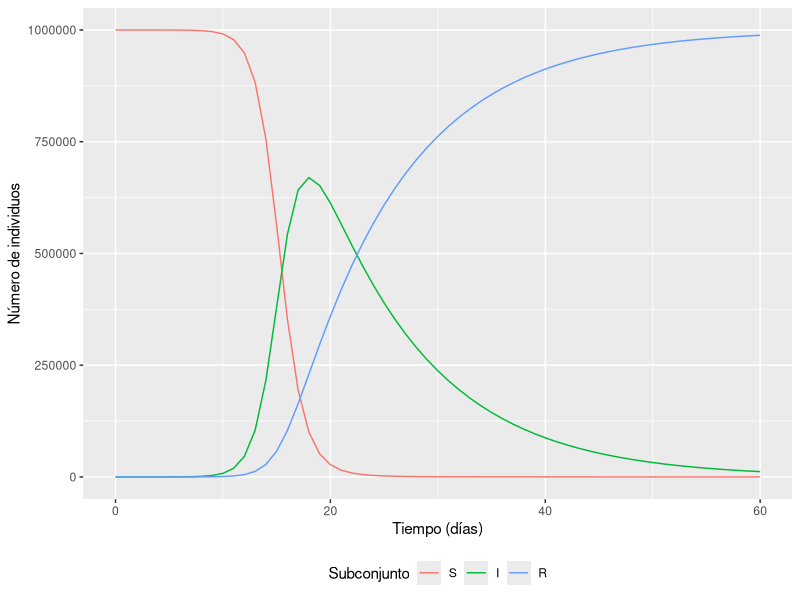
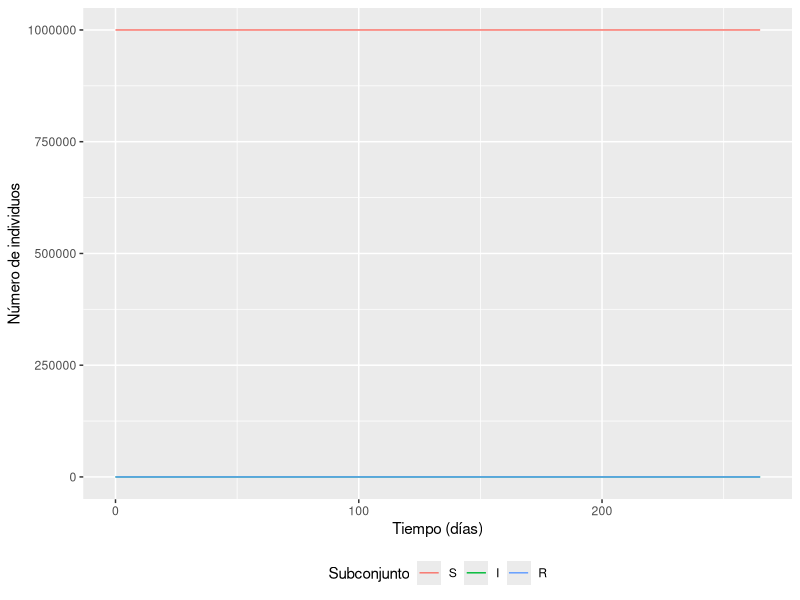
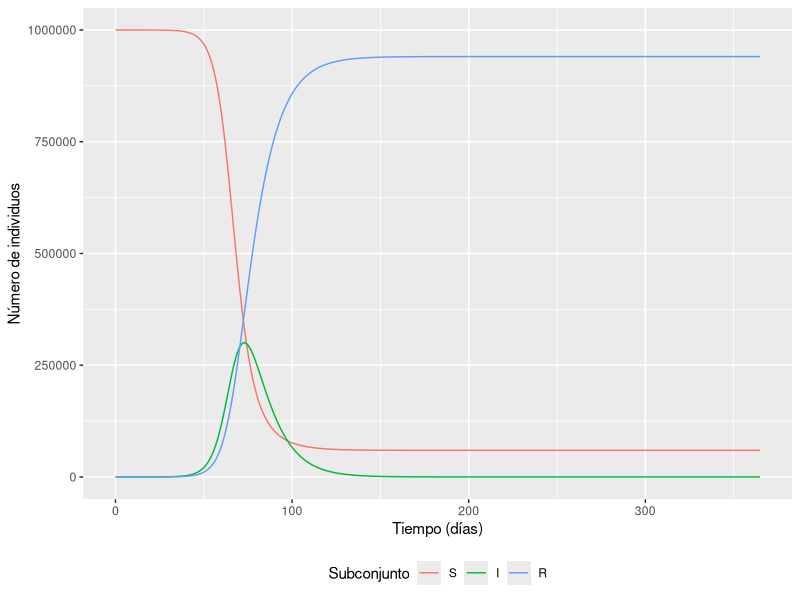
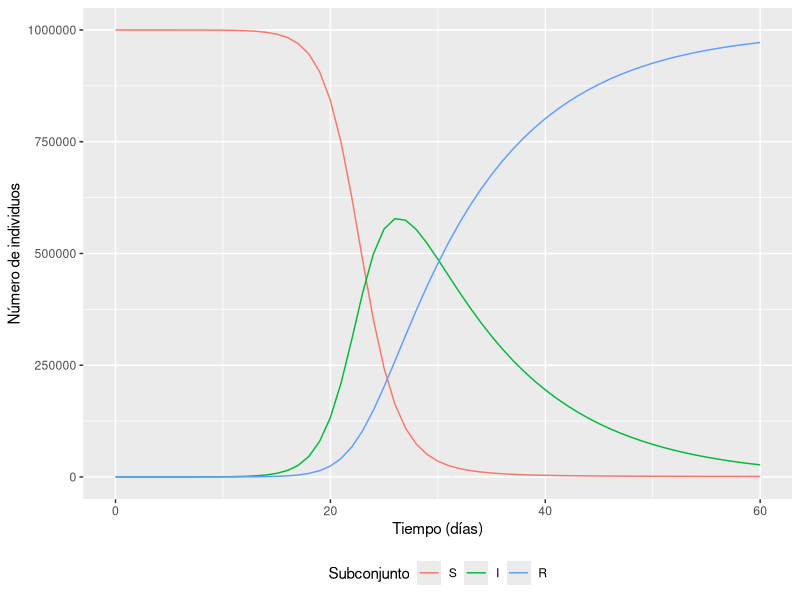
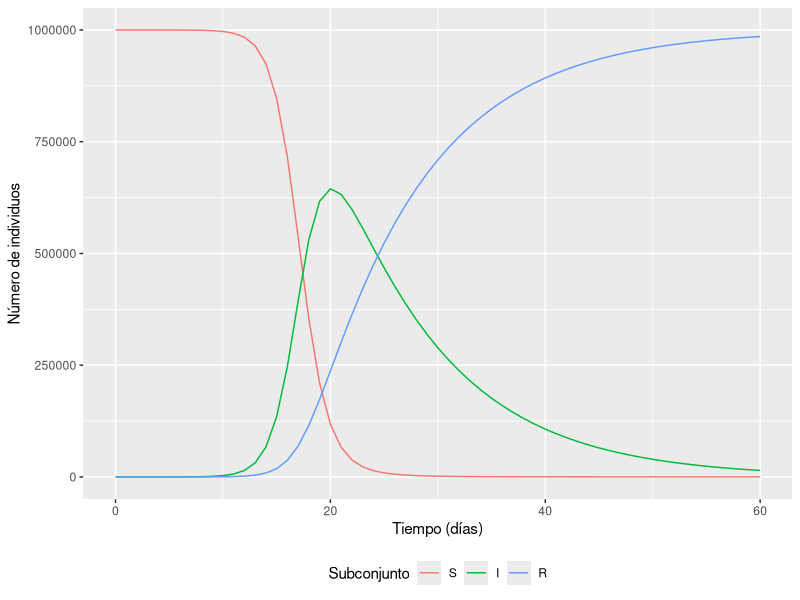
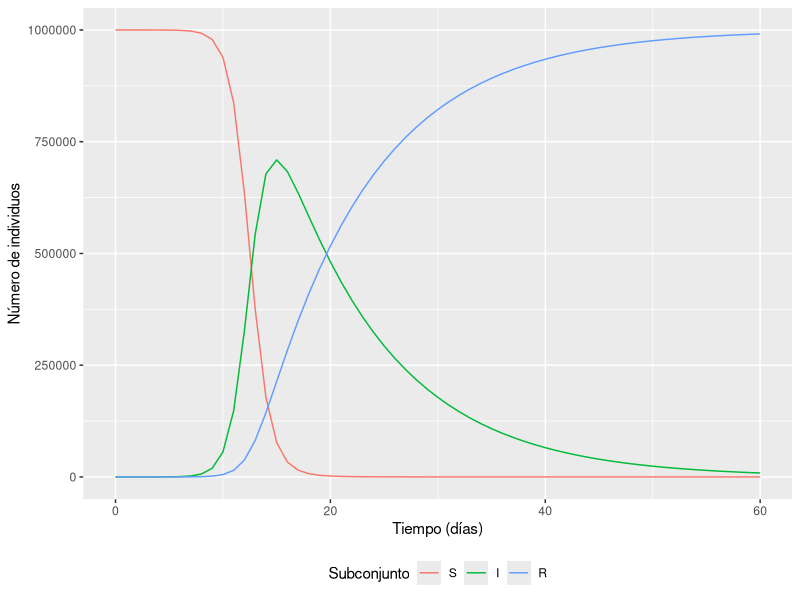
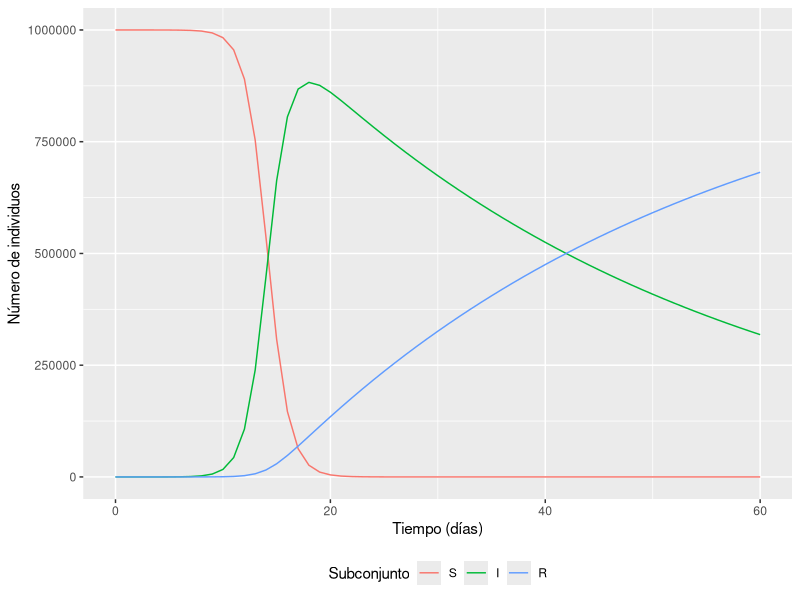
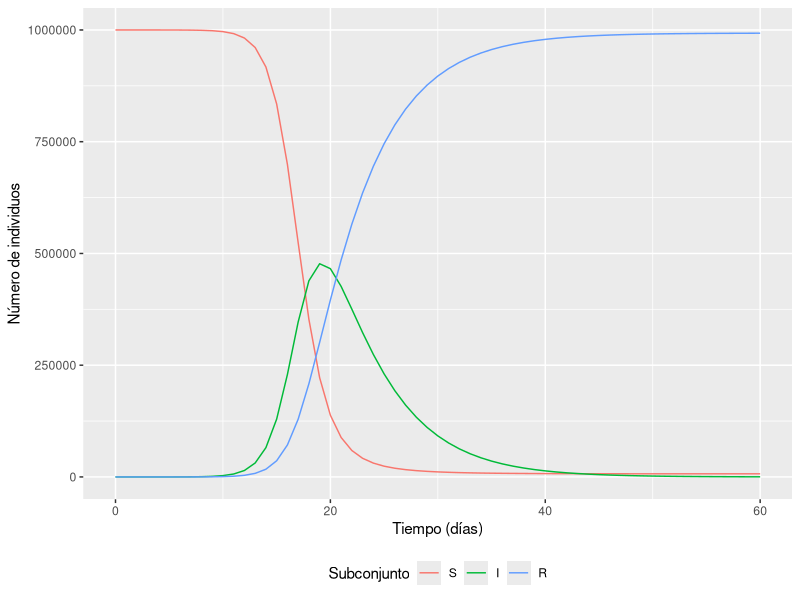

The R source for these figures, in order:
## ---- chunk 1
knitr::opts_chunk$set(echo = TRUE)
## ---- chunk 2
# PACKAGES:
library(deSolve)
library(reshape2)
library(ggplot2)


initial_state_values <- c(S = 999999,  # Número de susceptibles inicial
                                       # 
                          I = 1,       # Se inicia con una persona infectada
                          R = 0)       # 


#razones en unidades de días^-1
parameters <- c(beta = 1,      # razón de infección
                gamma = 0.1)   # razón de recuperación

#valores de tiempo para resolver la ecuación, de 0 a 60 días
times <- seq(from = 0, to = 60, by = 1)   

sir_model <- function(time, state, parameters) {  
    with(as.list(c(state, parameters)), {# R obtendrá los nombres de variables a
                                         # partir de inputs de estados y parametros
        N <- S+I+R 
        lambda <- beta * I/N
        dS <- -lambda * S               
        dI <- lambda * S - gamma * I   
        dR <- gamma * I                 
        return(list(c(dS, dI, dR))) 
    })
}

# poner la solución del sistema de ecuaciones en forma de un dataframe
output <- as.data.frame(ode(y = initial_state_values, 
                            times = times, 
                            func = sir_model,
                            parms = parameters))
## ---- chunk 3

output_long <- melt(as.data.frame(output), id = "time")                  

ggplot(data = output_long,                                              
       aes(x = time, y = value, colour = variable, group = variable)) +  
  geom_line() +                                                          
  xlab("Tiempo (días)")+                                                   
  ylab("Número de individuos") +                                             
  labs(colour = "Subconjunto") +
  theme(legend.position = "bottom")

## ---- chunk 4
output[output$I == max(output[c('I')]),]
## ---- chunk 5
sm <-output[1,2]/2
sm
for(i in 2:60){
  n <-i-1
  if(output[i,2] > sm && output[n,2]>sm)
    f<-append(output[i,1],output[n+2,1])
}
f
## ---- chunk 6
#Creamos una función para facilitar la graficación
grafica<-function(b,g,t){
initial_state_values <- c(S = 999999,  # Número de susceptibles inicial
                                       # 
                          I = 1,       # Se inicia con una persona infectada
                          R = 0)       # 


#razones en unidades de días^-1
parameters <- c(beta = b,      # razón de infección
                gamma = g)   # razón de recuperación

#valores de tiempo para resolver la ecuación, de 0 a 60 días
times <- seq(from = 0, to = t, by = 1)   

sir_model <- function(time, state, parameters) {  
    with(as.list(c(state, parameters)), {# R obtendrá los nombres de variables a
                                         # partir de inputs de estados y parametros
        N <- S+I+R 
        lambda <- beta * I/N
        dS <- -lambda * S               
        dI <- lambda * S - gamma * I   
        dR <- gamma * I                 
        return(list(c(dS, dI, dR))) 
    })
}

# poner la solución del sistema de ecuaciones en forma de un dataframe
output <- as.data.frame(ode(y = initial_state_values, 
                            times = times, 
                            func = sir_model,
                            parms = parameters))

output_long <- melt(as.data.frame(output), id = "time")    

#Imprimir datos del día con mayor número de infectados
print(output[output$I == max(output[c('I')]),])

#Graficar los datos
ggplot(data = output_long,                                              
       aes(x = time, y = value, colour = variable, group = variable)) +  
  geom_line() +                                                          
  xlab("Tiempo (días)")+                                                   
  ylab("Número de individuos") +                                             
  labs(colour = "Subconjunto") +
  theme(legend.position = "bottom")

}
## ---- chunk 7
grafica(0.1,0.1,265)
## ---- chunk 8
grafica(0.3,0.1,365)
## ---- chunk 9
grafica(0.7,0.1,60)
## ---- chunk 10
grafica(0.9,0.1,60)
## ---- chunk 11
grafica(1.2,0.1,60)
## ---- chunk 12
grafica(1,0.025,60)
## ---- chunk 13
grafica(1,0.2,60)
## ---- chunk 14
grafica(1,0.5,60)
## ---- chunk 15
grafica(1,1,365)
